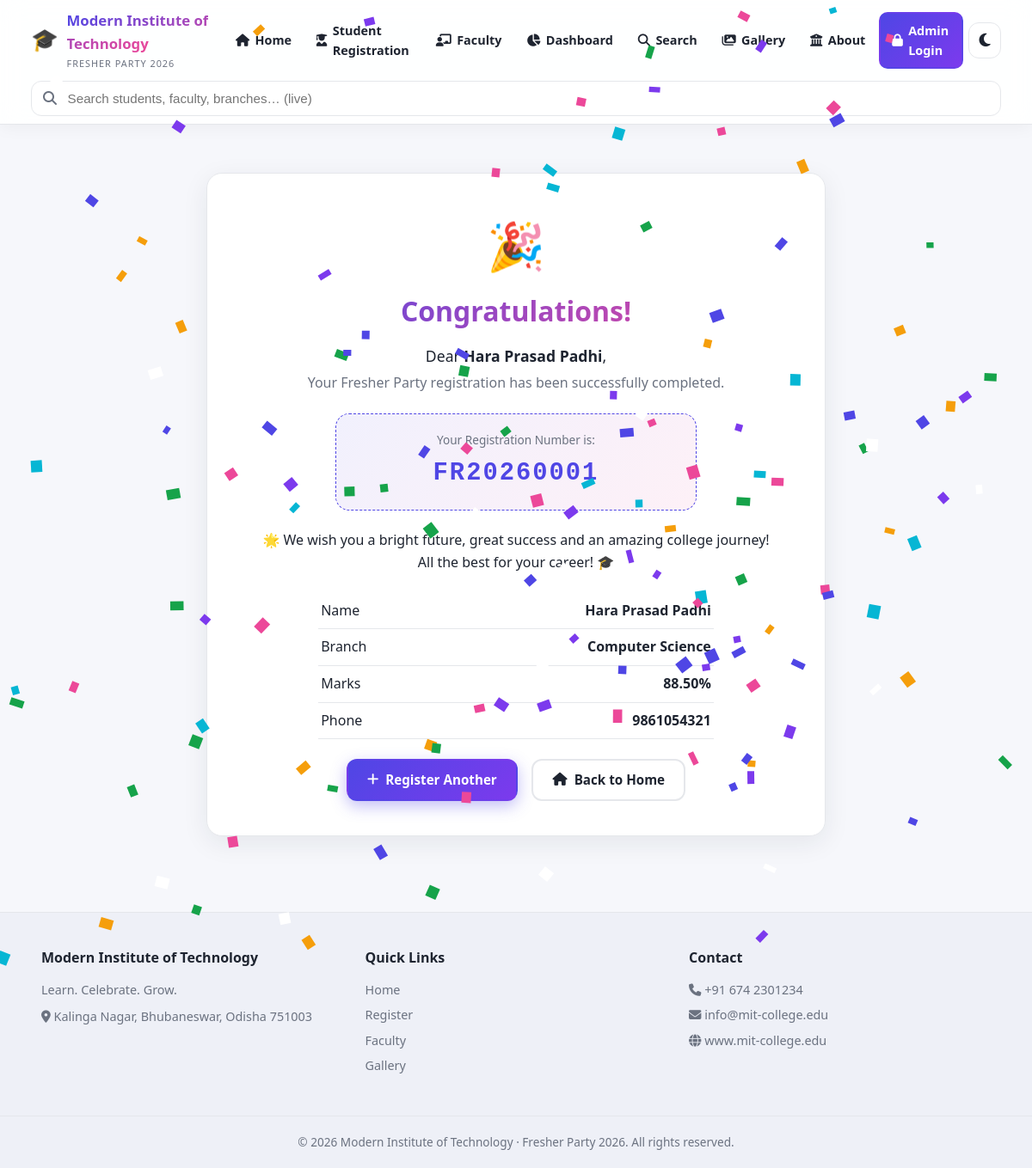
/register/success/1/, run on the app's committed database.
### party/models.py (models this page shows, shortened)
class CollegeInfo(models.Model):
    college_name = models.CharField(max_length=200, default='Modern Institute of Technology')
    tagline = models.CharField(max_length=200, blank=True, default='Learn. Celebrate. Grow.')
    history = models.TextField(blank=True, default='')
    vision = models.TextField(blank=True, default='')
    mission = models.TextField(blank=True, default='')
    courses = models.TextField(blank=True, default='')
    branches = models.TextField(blank=True, default='')
    facilities = models.TextField(blank=True, default='')
    principal_name = models.CharField(max_length=200, blank=True, default='')
    principal_message = models.TextField(blank=True, default='')
    address = models.TextField(blank=True, default='')
    phone = models.CharField(max_length=30, blank=True, default='')
    email = models.EmailField(blank=True, default='')
    website = models.CharField(max_length=200, blank=True, default='')
    established_year = models.CharField(max_length=20, blank=True, default='')
    logo = models.ImageField(upload_to='college/', blank=True, null=True)
    hero_image = models.ImageField(upload_to='college/', blank=True, null=True)
    class Meta:
        verbose_name = 'College Information'
        verbose_name_plural = 'College Information'
    @classmethod
    def get_info(cls):
        obj = cls.objects.first()
        if obj is None:
            obj = cls.objects.create()
        return obj

class Student(models.Model):
    BRANCH_CHOICES = [
        ('Computer Science', 'Computer Science'),
        ('Information Technology', 'Information Technology'),
        ('Electronics', 'Electronics & Communication'),
        ('Mechanical', 'Mechanical Engineering'),
        ('Civil', 'Civil Engineering'),
        ('Management', 'Business Management'),
        ('Mathematics', 'Mathematics'),
        ('Other', 'Other'),
    ]
    registration_number = models.CharField(
        max_length=20, unique=True, editable=False, db_index=True,
        help_text="Auto-generated unique registration number, e.g. FR20260001",
    )
    name = models.CharField(max_length=120, db_index=True)
    father_name = models.CharField(max_length=120, blank=True)
    address = models.TextField(blank=True)
    phone = models.CharField(max_length=15)
    marks = models.DecimalField(
        max_digits=5, decimal_places=2, default=0.00,
        help_text="Percentage marks obtained (e.g. 86.50)",
    )
    branch = models.CharField(max_length=40, choices=BRANCH_CHOICES, db_index=True)
    created_at = models.DateTimeField(auto_now_add=True)
    updated_at = models.DateTimeField(auto_now=True)
    class Meta:
        ordering = ['registration_number']
        indexes = [
            models.Index(fields=['name']),
            models.Index(fields=['branch']),
            models.Index(fields=['registration_number']),
        ]

### party/views.py (the view)
# urls.py: path('register/success/<int:pk>/', views.registration_success,
def registration_success(request, pk):
    student = get_object_or_404(Student, pk=pk)
    return render(request, 'registration_success.html',
                  page_context(request, student=student))

### party/views.py (called while the page is built)
def get_college_info():
    return CollegeInfo.get_info()

def page_context(request, **extra):
    ctx = {
        'college': get_college_info(),
        'student_count': Student.objects.count(),
        'faculty_count': Faculty.objects.count(),
        'branch_count': len(Student.objects.values_list('branch', flat=True).distinct()),
    }
    ctx.update(extra)
    return ctx

### templates/registration_success.html (shortened to what this page needs)
{% extends 'base.html' %}
{% load static %}
{% block content %}
<section class="section">
    <div class="container container-narrow">
        <div class="card success-card fade-up">
            <div class="success-emoji">🎉</div>
            <h1 class="success-title">Congratulations!</h1>
            <p class="success-dear">Dear <strong>{{ student.name }}</strong>,</p>
            <p class="success-msg">
                Your Fresher Party registration has been successfully completed.
            </p>
            <div class="reg-number-box">
                <span class="reg-label">Your Registration Number is:</span>
                <span class="reg-number">{{ student.registration_number }}</span>
            </div>
            <p class="success-wish">
                🌟 We wish you a bright future, great success and an amazing college journey!<br>
                All the best for your career! 🎓
            </p>
            <div class="success-details">
                <div class="detail-row"><span>Name</span><span>{{ student.name }}</span></div>
                <div class="detail-row"><span>Branch</span><span>{{ student.branch }}</span></div>
                <div class="detail-row"><span>Marks</span><span>{{ student.marks }}%</span></div>
                <div class="detail-row"><span>Phone</span><span>{{ student.phone }}</span></div>
            </div>
            <div class="success-actions">
                <a href="{% url 'student_register' %}" class="btn btn-primary"><i class="fas fa-plus"></i> Register Another</a>
                <a href="{% url 'home' %}" class="btn btn-outline"><i class="fas fa-home"></i> Back to Home</a>
            </div>
        </div>
    </div>
</section>
{% endblock %}

### templates/base.html (shortened to what this page needs)
{% load static %}
<!DOCTYPE html>
<html lang="en">
<head>
    <link rel="stylesheet" href="https://cdnjs.cloudflare.com/ajax/libs/font-awesome/6.5.2/css/all.min.css">
    <link rel="stylesheet" href="{% static 'css/style.css' %}">
</head>
<body data-theme="light">
<nav class="navbar" id="navbar">
    <div class="nav-inner">
        <a href="{% url 'home' %}" class="brand">
            {% if college.logo %}
                <img src="{{ college.logo.url }}" alt="Logo" class="brand-logo">
            {% else %}
                <span class="brand-icon">🎓</span>
            {% endif %}
            <span class="brand-text">
                <span class="brand-name">{{ college.college_name }}</span>
                <span class="brand-sub">Fresher Party 2026</span>
            </span>
        </a>
        <div class="nav-right">
            <ul class="nav-links" id="navLinks">
                <li><a href="{% url 'home' %}" class="{% block home_active %}{% endblock %}"><i class="fas fa-home"></i> Home</a></li>
                <li><a href="{% url 'student_register' %}" class="{% block register_active %}{% endblock %}"><i class="fas fa-user-graduate"></i> Student Registration</a></li>
                <li><a href="{% url 'faculty_page' %}" class="{% block faculty_active %}{% endblock %}"><i class="fas fa-chalkboard-teacher"></i> Faculty</a></li>
                <li><a href="{% url 'dashboard' %}" class="{% block dash_active %}{% endblock %}"><i class="fas fa-chart-pie"></i> Dashboard</a></li>
                <li><a href="{% url 'search_page' %}" class="{% block search_active %}{% endblock %}"><i class="fas fa-search"></i> Search</a></li>
                <li><a href="{% url 'gallery_page' %}" class="{% block gallery_active %}{% endblock %}"><i class="fas fa-images"></i> Gallery</a></li>
                <li><a href="{% url 'about_page' %}" class="{% block about_active %}{% endblock %}"><i class="fas fa-university"></i> About</a></li>
                {% if user.is_authenticated %}
                    <li><a href="{% url 'admin_dashboard' %}" class="{% block admin_active %}{% endblock %}"><i class="fas fa-tachometer-alt"></i> Admin Panel</a></li>
                    <li class="nav-login">
                        <a href="{% url 'logout' %}" class="btn btn-login"><i class="fas fa-sign-out-alt"></i> Logout ({{ user.username }})</a>
                    </li>
                {% else %}
                    <li class="nav-login"><a href="{% url 'login' %}" class="btn btn-login"><i class="fas fa-lock"></i> Admin Login</a></li>
                {% endif %}
            </ul>
            <button class="theme-toggle" id="themeToggle" title="Toggle dark/light mode" aria-label="Toggle theme">
                <i class="fas fa-moon"></i>
            </button>
        </div>
    </div>
    <div class="nav-search" id="navSearch">
        <div class="search-wrap">
            <i class="fas fa-search search-icon"></i>
            <input type="text" id="globalSearch" class="search-input"
                   placeholder="Search students, faculty, branches… (live)">
        </div>
    </div>
</nav>
<main class="page-content">
    {% block content %}{% endblock %}
</main>
<footer class="footer">
    <div class="footer-inner">
        <div class="footer-col">
            <h4>{{ college.college_name }}</h4>
            <p>{{ college.tagline }}</p>
            <p class="footer-address"><i class="fas fa-map-marker-alt"></i> {{ college.address|default:'College Address' }}</p>
        </div>
        <div class="footer-col">
            <h4>Quick Links</h4>
            <ul>
                <li><a href="{% url 'home' %}">Home</a></li>
                <li><a href="{% url 'student_register' %}">Register</a></li>
                <li><a href="{% url 'faculty_page' %}">Faculty</a></li>
                <li><a href="{% url 'gallery_page' %}">Gallery</a></li>
            </ul>
        </div>
        <div class="footer-col">
            <h4>Contact</h4>
            <p><i class="fas fa-phone"></i> {{ college.phone|default:'+91 XXXXX XXXXX' }}</p>
            <p><i class="fas fa-envelope"></i> {{ college.email|default:'info@college.edu' }}</p>
            <p><i class="fas fa-globe"></i> {{ college.website|default:'www.college.edu' }}</p>
        </div>
    </div>
    <div class="footer-bottom">
        © <span id="footerYear"></span> {{ college.college_name }} · Fresher Party 2026. All rights reserved.
    </div>
</footer>
</body>
</html>

### data on the page
CollegeInfo: college_name "Modern Institute of Technology", tagline "Learn. Celebrate. Grow.", address "Kalinga Nagar, Bhubaneswar, Odisha 751003", phone "+91 674 2301234", email "info@mit-college.edu", website "www.mit-college.edu"
Student: name "Hara Prasad Padhi", registration_number "FR20260001", branch "Computer Science", marks "88.50", phone "9861054321"
